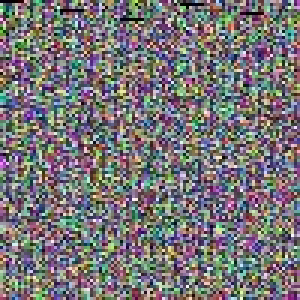
#> input picture Noise_bg/0.jpg, 100 x 100 px (shown 3 times larger)
$ python -i aug.py   (imports and definitions only)
#> lines starting #> are read from the running program, lines starting #| are printed output that depends on the picture; after the words box and inside, x2 and y2 are one past the last pixel; in counts of white or black regions, pixels touching at a corner belong together
#> further down, picture is the input picture: PIL image 100x100 RGB; mean R, G, B 119.2, 116.3, 118.8
import random
from PIL import Image
import cv2
import numpy as np
import os
import random

noise_bg_path = "Noise_bg"
list_noise_bg = os.listdir(noise_bg_path)


def random_add_bg_noise(img, expand=70):
#> called with expand = 70
    bg_path = random.choice(list_noise_bg)
    bg_image = cv2.imread(os.path.join(noise_bg_path, bg_path))
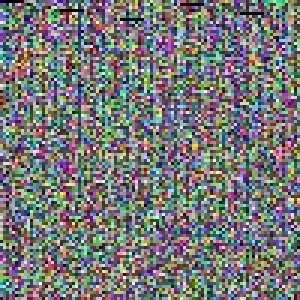
#> input picture Noise_bg/3.jpg, 100 x 100 px (shown 3 times larger)
#> bg_image is the input picture: shape (100, 100, 3); mean B, G, R 120, 119.4, 119
    img = np.array(img)
    H, W = img.shape[:2]
#> H = 100; W = 100
    # bg_image_overlay = cv2.resize(bg_image, dsize=(W, H))
    bg_image_overlay = np.ones_like(img) * 255
    alpha = random.choice([0.5, 0.6, 0.7, 0.8, 0.9])
    img_add_weight = cv2.addWeighted(img, alpha, bg_image_overlay, 1 - alpha, 0)
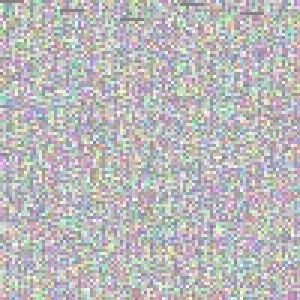
#> img_add_weight: shape (100, 100, 3) (shown 3 times larger); mean R, G, B 187.1, 185.6, 186.9
    bg_image = cv2.resize(bg_image, (W + expand * 2, H + expand * 2))
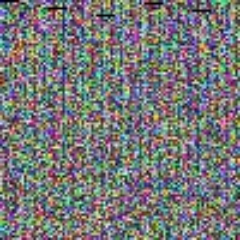
#> bg_image: shape (240, 240, 3); mean B, G, R 119.8, 119.3, 118.8
    bg_image[expand:expand + H, expand:expand + W] = img_add_weight
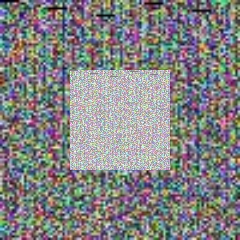
#> bg_image: shape (240, 240, 3); 17.36% of pixels changed, all inside (x1, y1, x2, y2) = (70, 70, 170, 170)
    return Image.fromarray(bg_image)


def augmention(img):
    rotate_angle = random.randint(-5, 5)
    img = random_add_bg_noise(img)
    if True:
        img = img.rotate(rotate_angle, resample=Image.NEAREST, expand=1)
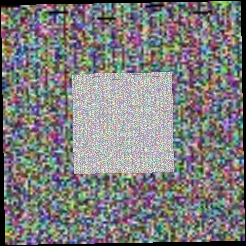
#> img: PIL image 246x246 RGB; mean R, G, B 125.1, 124.1, 124.4

    if random.random() > 0.4:
        img = np.array(img)
        img = cv2.GaussianBlur(img, (5, 5), 0)
        img = Image.fromarray(img)

    w, h = img.size
#> w = 246; h = 246
    img = img.crop((50, 50, w - 50, h - 50))
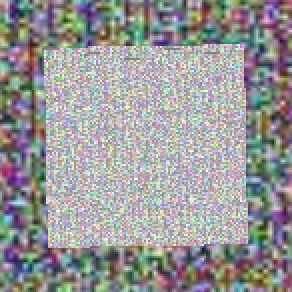
#> img: PIL image 146x146 RGB (shown 2 times larger); mean R, G, B 151.4, 150.7, 151.1

    return img

>>> from PIL import Image
>>> picture = Image.open('Noise_bg/0.jpg')
>>> result = augmention(picture)
